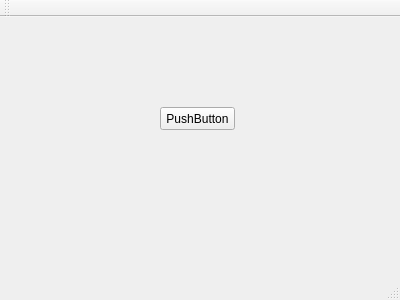
<?xml version="1.0" encoding="UTF-8"?>
<ui version="4.0">
 <class>MainWindow</class>
 <widget class="QMainWindow" name="MainWindow">
  <property name="geometry">
   <rect>
    <x>0</x>
    <y>0</y>
    <width>400</width>
    <height>300</height>
   </rect>
  </property>
  <property name="windowTitle">
   <string>MainWindow</string>
  </property>
  <widget class="QWidget" name="centralWidget">
   <widget class="MyButton" name="pushButton">
    <property name="geometry">
     <rect>
      <x>160</x>
      <y>90</y>
      <width>75</width>
      <height>23</height>
     </rect>
    </property>
    <property name="text">
     <string>PushButton</string>
    </property>
   </widget>
  </widget>
  <widget class="QMenuBar" name="menuBar">
   <property name="geometry">
    <rect>
     <x>0</x>
     <y>0</y>
     <width>400</width>
     <height>23</height>
    </rect>
   </property>
  </widget>
  <widget class="QToolBar" name="mainToolBar">
   <attribute name="toolBarArea">
    <enum>TopToolBarArea</enum>
   </attribute>
   <attribute name="toolBarBreak">
    <bool>false</bool>
   </attribute>
  </widget>
  <widget class="QStatusBar" name="statusBar"/>
 </widget>
 <layoutdefault spacing="6" margin="11"/>
 <customwidgets>
  <customwidget>
   <class>MyButton</class>
   <extends>QPushButton</extends>
   <header>mybutton.h</header>
  </customwidget>
 </customwidgets>
 <resources/>
 <connections/>
</ui>
